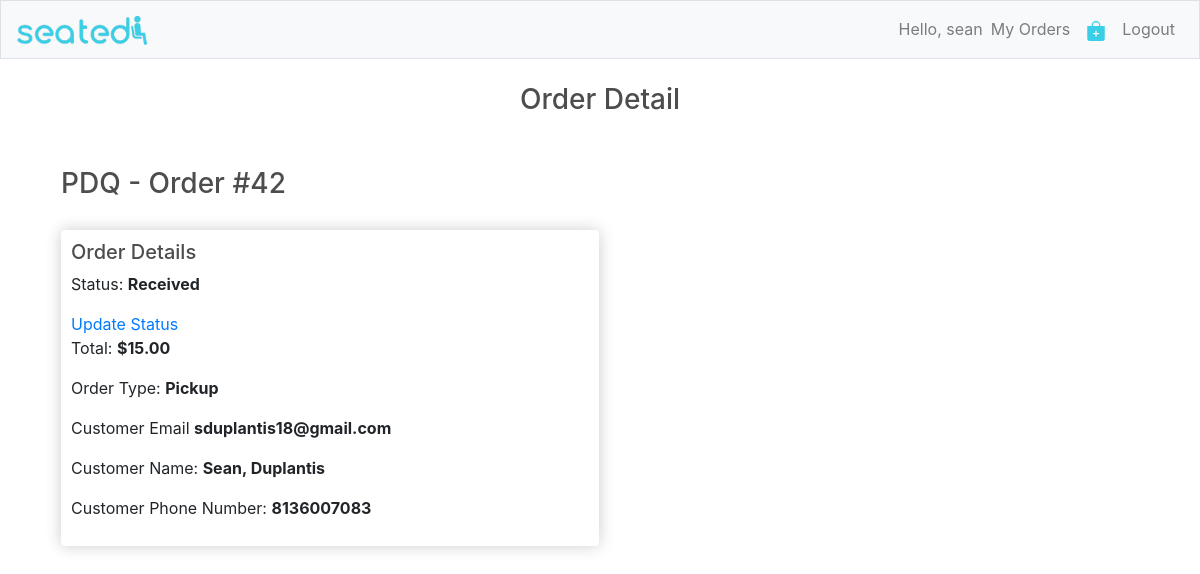
Page /order_details/42/ (signed in) on the earlier database version.
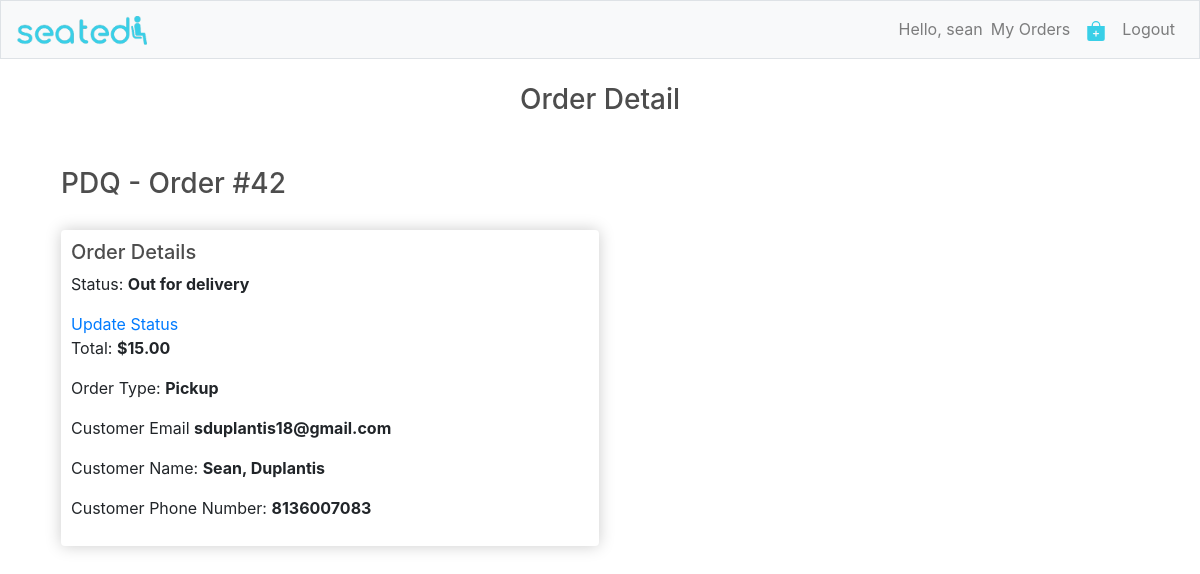
Same page on the later database version.
### customer/models.py (models this page shows, shortened)
class Order(models.Model):
    created_date = models.DateTimeField(auto_now_add=True, null=True)
    status = models.CharField(max_length=200, null=True, choices=STATUS)
    customer = models.ForeignKey(Customer, null=True, on_delete=models.SET_NULL)
    complete = models.BooleanField(default=False, null=True, blank=False)
    transaction_id = models.CharField(max_length=200, null=True)
    entry = models.ForeignKey(Entry, on_delete=models.CASCADE, null=True)
    topic = models.ForeignKey(Topic, on_delete=models.CASCADE, null=True)
    pickup = models.BooleanField(default=True, null=False, blank=False)
    @property
    def get_cart_total(self):
        orderitems = self.orderitem_set.all()
        total = sum([item.get_total for item in orderitems])
        return total

class OrderItem(models.Model):
    menu_item = models.ForeignKey(Menu_item, on_delete=models.SET_NULL, null=True)
    order = models.ForeignKey(Order, on_delete=models.SET_NULL, null=True)
    quantity = models.IntegerField(default=0, null=True, blank=True)
    date_added = models.DateTimeField(auto_now_add=True)
    @property
    def get_total(self):
        total = self.menu_item.price * self.quantity
        return total

### learning_logs/models.py (models this page shows, shortened)
class Entry(models.Model):
    topic = models.ForeignKey(Topic, on_delete=models.CASCADE, null=True)
    text = models.TextField()
    date_added = models.DateTimeField(auto_now_add=True)
    image = models.ImageField(null=True, blank=True, upload_to='menu_media')
    owner = models.ForeignKey(Manager, on_delete=models.CASCADE, null=True)
    description = models.CharField(max_length=200, null=True)
    section = models.CharField(max_length=50, null=True)
    delivery = models.BooleanField(default=True)
    pickup = models.BooleanField(default=True)
    class Meta:
        verbose_name_plural = 'entries'
    def __str__(self):
        if self.text > self.text[:50]:
            return f"{self.text[:50]} ..."
        else:
            return self.text

class Menu_item(models.Model):
    menu = models.ForeignKey(Menu, on_delete=models.CASCADE)
    title = models.CharField(max_length=50, null=False)
    description = models.CharField(max_length=100, null=True)
    price = models.DecimalField(max_digits=6, decimal_places=2, default=None, blank=True, null=True)
    image = models.ImageField(null=True, blank=True, upload_to='menu_items')
    quantity = models.IntegerField(default=0)
    delivery = models.BooleanField(default=True, null=False, blank=False)
    class Meta:
        verbose_name_plural = 'menu items'

### users/models.py (models this page shows)
class Customer(models.Model):
    user = models.OneToOneField(User, on_delete=models.CASCADE, primary_key=True)
    phone_number = models.CharField(max_length=20)
    def __str__(self):
        return self.user.email

class User(AbstractUser):
    is_customer = models.BooleanField(default=False)
    is_manager = models.BooleanField(default=False)
    is_runner = models.BooleanField(default=False)
    first_name = models.CharField(max_length=100)
    last_name = models.CharField(max_length=100)
    email = models.EmailField(verbose_name="email", max_length=60, unique=True)
    username = models.CharField(max_length=30, unique=True)
    date_joined = models.DateTimeField(verbose_name="date joined", auto_now=True)
    def __str__(self):
        return self.email

### learning_logs/views.py (the view)
# urls.py: path('order_details/<int:order_id>/', views.order_detail, name='order_detail'),
def order_detail(request, order_id):
    order = Order.objects.get(id=order_id)
    context = {'order':order}
    return render(request, 'learning_logs/order_detail.html', context)

### learning_logs/templates/learning_logs/order_detail.html (shortened to what this page needs)
{% extends "learning_logs/base.html" %}
{% load bootstrap4 %}
{%  load static %}
{% block page_header %}
<div class="container" style="margin-bottom: 50px; text-align: center;">
    <h3>Order Detail</h3>
</div>
{% endblock page_header %}
{% block content %}
<div class="container">
    <div class="col-lg-6" style="padding-left: 1px; padding-right: 1px; margin-bottom: 40px;">
        <div class="order-summary">
            <h3>{{order.entry}} - Order #{{order.id}}</a> </h3>
        </div>
        <div class="box-element">
            <h5>Order Details</h5>
            <p>Status: <strong>{{order.status}}</strong></p>
            <a href="{% url 'learning_logs:update_status' order.id %}">Update Status</a>
            <p>Total: <strong>${{order.get_cart_total}}</strong></p>
            <p>Order Type: <strong>{% if order.pickup == True %}Pickup
                {% else %}
                Delivery
                {% endif %}
            </p>
            <p> Customer Email <strong>{{order.customer}}</strong></p>
            <p>Customer Name: <strong>{{order.customer.user.first_name}}, {{order.customer.user.last_name}}</strong></p>
            <p>Customer Phone Number: <strong>{{order.customer.phone_number}}</strong></p>
        </div>
    </div>
</div>
{% endblock content %}

Differences in the rows shown:
changed Order "PDQ": status "Received" → "Out for delivery"
